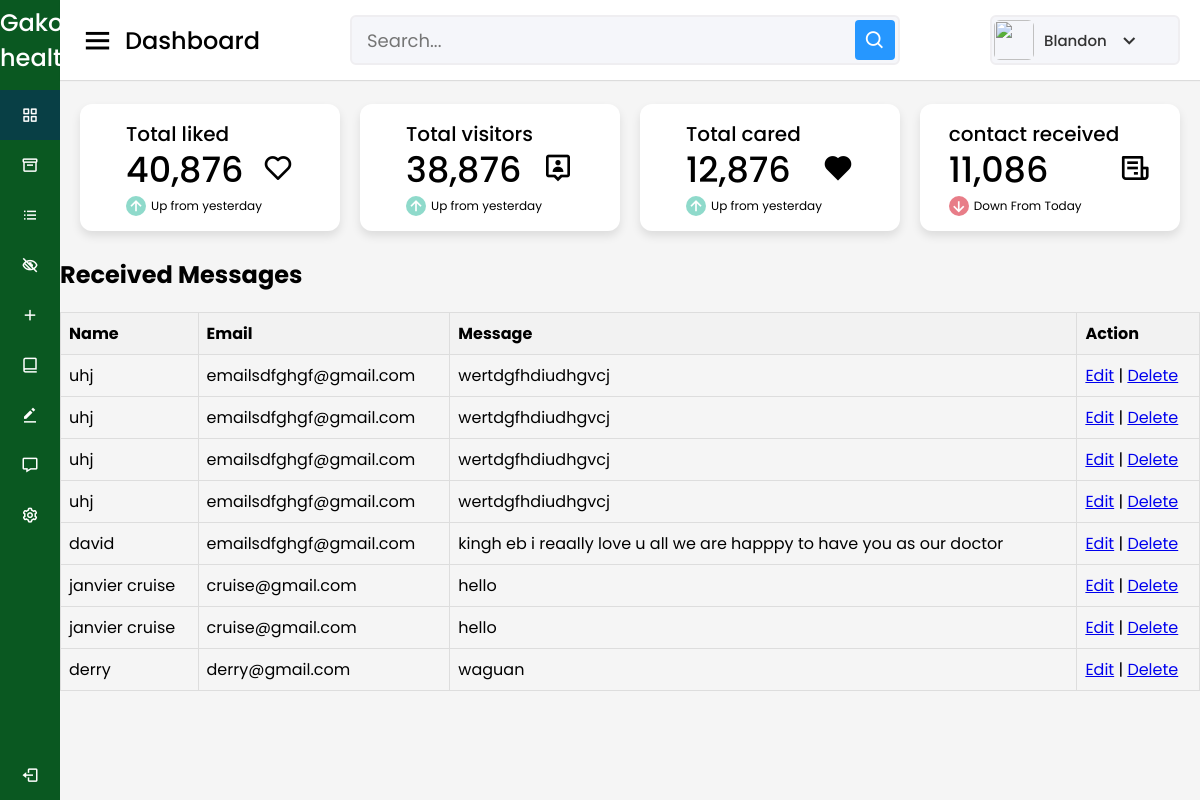
The page /messagedash.php on the database its author committed.
### tables this page shows
CREATE TABLE `contactform` (
  `id` int(11) NOT NULL,
  `name` varchar(20) NOT NULL,
  `email` varchar(30) NOT NULL,
  `message` varchar(2000) NOT NULL
);

### messagedash.php (the view, shortened to what this page needs)
<?php
$servername = "localhost";
$username = "root";
$password = "";
$dbname = "healthycare";
$conn = mysqli_connect($servername, $username, $password, $dbname);
$sql = "SELECT name, email, message FROM contactform";
$result = $conn->query($sql);
?>
<!DOCTYPE html>
<html lang="en" dir="ltr">
  <head>
    <link rel="stylesheet" href="dashboard.css">
    <link href='https://unpkg.com/boxicons@2.0.7/css/boxicons.min.css' rel='stylesheet'>
   </head>
<body>
  <div class="sidebar">
    <div class="logo-details">
      <span class="logo_name">Gako healthy</span>
    </div>
      <ul class="nav-links">
        <li>
          <a href="dashboard.php" class="active">
            <i class='bx bx-grid-alt' ></i>
            <span class="links_name">Dashboard</span>
          </a>
        </li>
        <li>
          <a href="#">
            <i class='bx bx-box' ></i>
            <span class="links_name">Medecine</span>
          </a>
        </li>
        <li>
          <a href="bookdash.php">
            <i class='bx bx-list-ul' ></i>
            <span class="links_name">appointment list</span>
          </a>
        </li>
        <li>
          <a href="dashboard2.php">
          <i class='bx bx-low-vision'></i>
            <span class="links_name">all doctors</span>
          </a>
        </li>
        <li>
          <a href="add doctor.php">
          <i class='bx bx-plus'></i>
            <span class="links_name">Add Doctors</span>
          </a>
        </li>
        <li>
          <a href="#">
            <i class='bx bx-book-alt' ></i>
            <span class="links_name">services</span>
          </a>
        </li>
        <li>
          <a href="#">
          <i class='bx bxs-edit-alt'></i>
            <span class="links_name">Order medecine</span>
          </a>
        </li>
        <li>
          <a href="#">
            <i class='bx bx-message' ></i>
            <span class="links_name">Messages</span>
          </a>
        </li>
        <li>
          <a href="#">
            <i class='bx bx-cog' ></i>
            <span class="links_name">Setting</span>
          </a>
        </li>
        <li class="log_out">
          <a href="#">
            <i class='bx bx-log-out'></i>
            <span class="links_name">Log out</span>
          </a>
        </li>
      </ul>
  </div>
  <section class="home-section">
    <nav>
      <div class="sidebar-button">
        <i class='bx bx-menu sidebarBtn'></i>
        <span class="dashboard">Dashboard</span>
      </div>
      <div class="search-box">
        <input type="text" placeholder="Search...">
        <i class='bx bx-search' ></i>
      </div>
      <div class="profile-details">
        <img src="c:\Users\Blandon\OneDrive\Pictures\BLAISE.jpg" alt="">
        <span class="admin_name">Blandon</span>
        <i class='bx bx-chevron-down' ></i>
      </div>
    </nav>
    <div class="home-content">
      <div class="overview-boxes">
        <div class="box">
          <div class="right-side">
            <div class="box-topic">Total liked</div>
            <div class="number">40,876</div>
            <div class="indicator">
            <i class='bx bx-up-arrow-alt'></i>
              <span class="text">Up from yesterday</span>
            </div>
          </div>
          <i class='bx bx-heart' style="font-size: 200%;"></i>
        </div>
        <div class="box">
          <div class="right-side">
            <div class="box-topic">Total visitors</div>
            <div class="number">38,876</div>
            <div class="indicator">
              <i class='bx bx-up-arrow-alt'></i>
              <span class="text">Up from yesterday</span>
            </div>
          </div>
        <i class='bx bx-user-pin' style="font-size: 200%" ></i>
        </div>
        <div class="box">
          <div class="right-side">
            <div class="box-topic">Total cared</div>
            <div class="number">12,876</div>
            <div class="indicator">
              <i class='bx bx-up-arrow-alt'></i>
              <span class="text">Up from yesterday</span>
            </div>
          </div>
          <i class='bx bxs-heart' style="font-size: 200%;"></i>
        </div>
        <div class="box">
          <div class="right-side">
            <div class="box-topic">contact received </div>
            <div class="number">11,086</div>
            <div class="indicator">
              <i class='bx bx-down-arrow-alt down'></i>
              <span class="text">Down From Today</span>
            </div>
          </div>
          <i class='bx bx-receipt' style="font-size: 200%;"></i>
        </div>
      </div>
      <h1>Received Messages</h1>
      <table>
    <tr>
        <th>Name</th>
        <th>Email</th>
        <th>Message</th>
        <th>Action</th>
    </tr>
    <?php
    if ($result->num_rows > 0) {
        while ($row = $result->fetch_assoc()) {
            echo "<tr>";
            echo "<td>" . $row["name"] . "</td>";
            echo "<td>" . $row["email"] . "</td>";
            echo "<td>" . $row["message"] . "</td>";
            echo "<td>
                    <a href='edit.php?id=" . $row["name"] . "'>Edit</a> |
                    <a href='?delete=" . $row["name"] . "' onclick='return confirm(\"Are you sure you want to delete " . $row["name"] . "?\")'>Delete</a>
                  </td>";
            echo "</tr>";
        }
    } else {
        echo "<tr><td colspan='4'>No records found</td></tr>";
    }
    ?>
</table>
  </section>
</body>
</html>

### dashboard.css (style rules this page uses)
* { margin: 0; padding: 0; box-sizing: border-box; font-family: 'Poppins', sans-serif; }
.sidebar { position: fixed; height: 100%; width: 240px; background: #0a5821; transition: all 0.5s ease; }
.sidebar .logo-details { height: 80px; display: flex; align-items: center; }
.sidebar .logo-details .logo_name { color: #fff; font-size: 24px; font-weight: 500; }
.sidebar .nav-links { margin-top: 10px; }
.sidebar .nav-links li { position: relative; list-style: none; height: 50px; }
.sidebar .nav-links li a { height: 100%; width: 100%; display: flex; align-items: center; text-decoration: none; transition: all 0.4s ease; }
.sidebar .nav-links li a.active { background: #083f45; }
.sidebar .nav-links li i { min-width: 60px; text-align: center; font-size: 18px; color: #fff; }
.sidebar .nav-links li a .links_name { color: #fff; font-size: 15px; font-weight: 400; white-space: nowrap; }
.sidebar .nav-links .log_out { position: absolute; bottom: 0; width: 100%; }
.home-section { position: relative; background: #f5f5f5; min-height: 100vh; width: calc(100% - 240px); left: 240px; transition: all 0.5s ease; }
.home-section nav { display: flex; justify-content: space-between; height: 80px; background: #fff; display: flex; align-items: center; position: fixed; width: calc(100% - 240px); left: 240px; z-index: 100; padding: 0 20px; box-shadow: 0 1px 1px rgba(0, 0, 0, 0.1); transition: all 0.5s ease; }
.home-section nav .sidebar-button { display: flex; align-items: center; font-size: 24px; font-weight: 500; }
nav .sidebar-button i { font-size: 35px; margin-right: 10px; }
.home-section nav .search-box { position: relative; height: 50px; max-width: 550px; width: 100%; margin: 0 20px; }
nav .search-box input { height: 100%; width: 100%; outline: none; background: #F5F6FA; border: 2px solid #EFEEF1; border-radius: 6px; font-size: 18px; padding: 0 15px; }
nav .search-box .bx-search { position: absolute; height: 40px; width: 40px; background: #2697FF; right: 5px; top: 50%; transform: translateY(-50%); border-radius: 4px; line-height: 40px; text-align: center; color: #fff; font-size: 22px; transition: all 0.4 ease; }
.home-section nav .profile-details { display: flex; align-items: center; background: #F5F6FA; border: 2px solid #EFEEF1; border-radius: 6px; height: 50px; min-width: 190px; padding: 0 15px 0 2px; }
nav .profile-details img { height: 40px; width: 40px; border-radius: 6px; object-fit: cover; }
nav .profile-details .admin_name { font-size: 15px; font-weight: 500; color: #333; margin: 0 10px; white-space: nowrap; }
nav .profile-details i { font-size: 25px; color: #333; }
.home-section .home-content { position: relative; padding-top: 104px; }
.home-content .overview-boxes { display: flex; align-items: center; justify-content: space-between; flex-wrap: wrap; padding: 0 20px; margin-bottom: 26px; }
.overview-boxes .box { display: flex; align-items: center; justify-content: center; width: calc(100% / 4 - 15px); background: #fff; padding: 15px 14px; border-radius: 12px; box-shadow: 0 5px 10px rgba(0,0,0,0.1); }
.overview-boxes .box-topic { font-size: 20px; font-weight: 500; }
.home-content .box .number { display: inline-block; font-size: 35px; margin-top: -6px; font-weight: 500; }
.home-content .box .indicator { display: flex; align-items: center; }
.home-content .box .indicator i { height: 20px; width: 20px; background: #8FDACB; line-height: 20px; text-align: center; border-radius: 50%; color: #fff; font-size: 20px; margin-right: 5px; }
.box .indicator i.down { background: #e87d88; }
.home-content .box .indicator .text { font-size: 12px; }
@media (max-width: 1240px) { .sidebar { width: 60px; } }
@media (max-width: 1240px) { .home-section { width: calc(100% - 60px); left: 60px; } }
@media (max-width: 1240px) { .home-section nav { width: calc(100% - 60px); left: 60px; } }

### messagedash.php (style rules this page uses)
table { width: 100%; border-collapse: collapse; margin-top: 20px; }
th, td { border: 1px solid #ddd; padding: 8px; text-align: left; }
th { background-color: #f2f2f2; }

### rows shown on the page
contactform: name "uhj", email "emailsdfghgf@gmail.com", message "wertdgfhdiudhgvcj"
contactform: name "uhj", email "emailsdfghgf@gmail.com", message "wertdgfhdiudhgvcj"
contactform: name "uhj", email "emailsdfghgf@gmail.com", message "wertdgfhdiudhgvcj"
contactform: name "uhj", email "emailsdfghgf@gmail.com", message "wertdgfhdiudhgvcj"
contactform: name "david", email "emailsdfghgf@gmail.com", message "kingh eb i reaally love u all we are happpy to have you as our doctor"
contactform: name "janvier cruise", email "cruise@gmail.com", message "hello"
contactform: name "janvier cruise", email "cruise@gmail.com", message "hello"
contactform: name "derry", email "derry@gmail.com", message "waguan"
